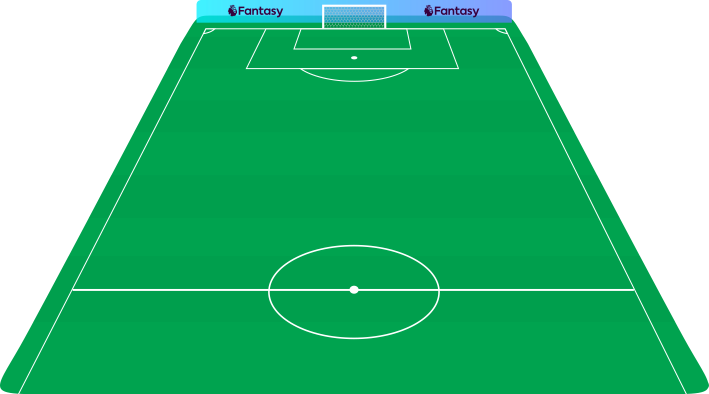
#> input picture utils/pitch.png, 1417 x 788 px (shown at 1/2 size)
$ python -i image_generator.py   (imports and definitions only)
#> lines starting #> are read from the running program, lines starting #| are printed output that depends on the picture
import io
from PIL import Image, ImageDraw, ImageFont, ImageColor, ImageFilter
from typing import Dict, List, Any, Optional

# Cup colors (duplicated to avoid changing call signatures or cross-module deps)
CUP_COLORS = {
    "UCL": "#1A3772",
    "UEL": "#F25E27",
    "UECL": "#6CC24A",
    "EFL": "#1D925F",
    "FA": "#D70024"
}


# [399 lines left out: functions create_table_image, get_fixture_color, get_text_color, fit_text_to_width, wrap_text_to_two_lines, create_fixture_grid and 4 more, not called in this run]


def _crop_transparent_borders(image: Image.Image) -> Image.Image:
    """Crop fully transparent padding to allow scaling shirts bigger without excess margins."""
    if image.mode != 'RGBA':
        image = image.convert('RGBA')
    alpha = image.split()[3]
    bbox = alpha.getbbox()
    if bbox:
        return image.crop(bbox)
    return image


# [332 lines left out: functions _composite_one_sided_rounded_rect, create_squad_image, not called in this run]

>>> from PIL import Image
>>> picture = Image.open('pitch.png')
#> picture is the input picture: PIL image 1417x788 RGBA; mean R, G, B, A 4.8, 117.4, 62.3, 182.3
>>> result = _crop_transparent_borders(picture)
#> in _crop_transparent_borders, `alpha = image.split()[3]`:
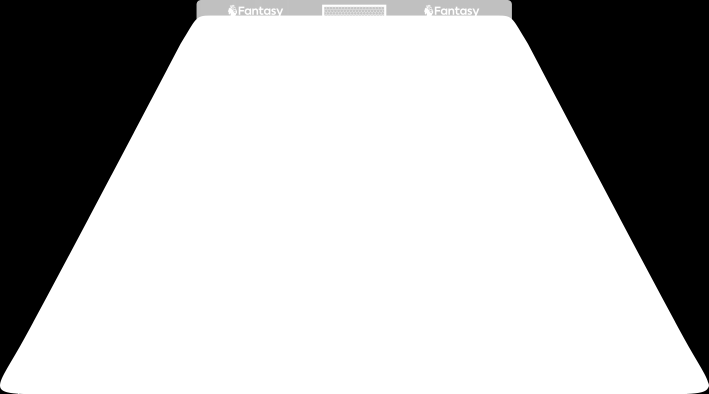
#> alpha: PIL image 1417x788 L (shown at 1/2 size); min 0, max 255, mean 182.3
#> in _crop_transparent_borders, `bbox = alpha.getbbox()`: bbox = (0, 0, 1417, 788)
